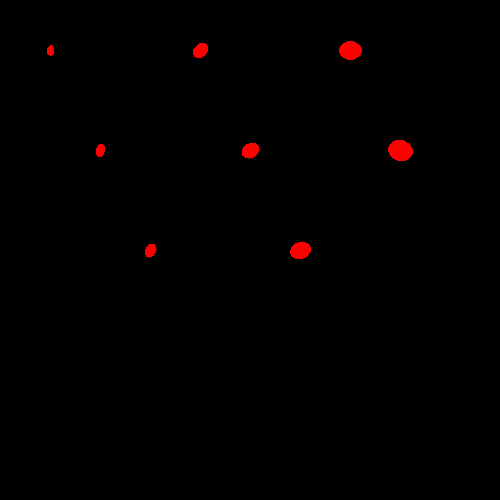
#> input picture src/perception/geometric_verification/test_markers.png, 500 x 500 px
$ python fiducial_detector.py
#> lines starting #> are read from the running program, lines starting #| are printed output that depends on the picture; after the words box and inside, x2 and y2 are one past the last pixel; in counts of white or black regions, pixels touching at a corner belong together
import cv2
from matplotlib import markers
import numpy as np
from scipy.spatial import distance

def detect_fiducial_markers(image_path, k_px=5):
    # 1. 이미지 로드
#> called with image_path = 'test_markers.png', k_px = 5
    img = cv2.imread(image_path)
#> img is the input picture: shape (500, 500, 3); mean B, G, R 0, 0, 1.7
    if img is None:
        raise ValueError("이미지를 찾을 수 없습니다.")

    # 2. HSV 색공간 변환
    hsv = cv2.cvtColor(img, cv2.COLOR_BGR2HSV)
#> hsv: shape (500, 500, 3); mean H, S, V 0, 1.7, 1.7

    # 3. 빨간색 마커 HSV 임계값 설정 (현재 이미지 기준)
    # 빨간색은 HSV 공간에서 Hue 값이 0 근처와 180 근처에 분포함
    lower_red1 = np.array([0, 100, 100])
    upper_red1 = np.array([10, 255, 255])
    lower_red2 = np.array([170, 100, 100])
    upper_red2 = np.array([180, 255, 255])

    mask = cv2.inRange(hsv, lower_red1, upper_red1) + cv2.inRange(hsv, lower_red2, upper_red2)
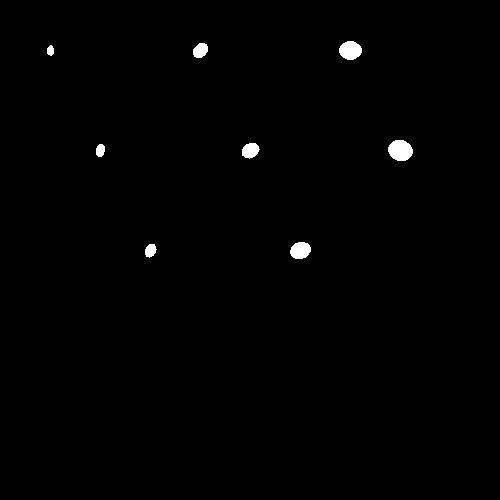
#> mask: shape (500, 500); 0.68% white; 8 white regions, largest, box (x1, y1, x2, y2) and area: (388, 140, 413, 161) 410, (339, 41, 362, 60) 335, (290, 242, 311, 259) 282

    # 4. 노이즈 제거 (Opening)
    kernel = np.ones((3,3), np.uint8)
    mask = cv2.morphologyEx(mask, cv2.MORPH_OPEN, kernel)
#> mask: shape (500, 500); 0.67% white; 8 white regions

    # 5. 외곽선(Contour) 검출
    contours, _ = cv2.findContours(mask, cv2.RETR_EXTERNAL, cv2.CHAIN_APPROX_SIMPLE)
#> contours = 8 contours; box (x1, y1, x2, y2) and area: (388, 140, 413, 161) 378, (339, 41, 362, 60) 306, (290, 242, 311, 259) 255, (242, 143, 259, 158) 186, (193, 43, 208, 58) 154, (145, 244, 156, 257) 100, (96, 144, 105, 157) 80, (47, 46, 54, 55) 44

    detected_markers = []
    output_img = img.copy()

    for cnt in contours:
        if len(cnt) < 5: continue # 최소한의 점이 있어야 타원 피팅 가능

        # 6. 타원 피팅
        ellipse = cv2.fitEllipse(cnt)
        (x, y), (ma, MA), angle = ellipse
        minor_axis = min(ma, MA)

        # 7. 기하학적 필터링 (단축 >= k_px)
        if minor_axis >= k_px:
            detected_markers.append({'center': (int(x), int(y)), 'minor_axis': minor_axis})
            # 시각화: 검출된 마커 표시
            cv2.ellipse(output_img, ellipse, (0, 255, 0), 2)
            cv2.circle(output_img, (int(x), int(y)), 2, (255, 0, 0), -1)
#> this loop made 8 passes
#> (x, y, ma, MA, angle, minor_axis) on passes 1 to 8: (150.1, 250, 10.01, 13.87, 26.76, 10.01), (300, 250, 16.18, 20.43, 71.33, 16.18), (99.92, 150, 8.33, 13.17, 13.06, 8.33), (250, 150.1, 13.85, 17.99, 58.35, 13.85), (400, 150, 20.25, 24.13, 108.5, 20.25), (50.02, 50.32, 7.09, 9.22, 1.54, 7.09), (199.9, 49.89, 12.82, 16.32, 45, 12.82), (350, 50, 17.85, 21.93, 90, 17.85)
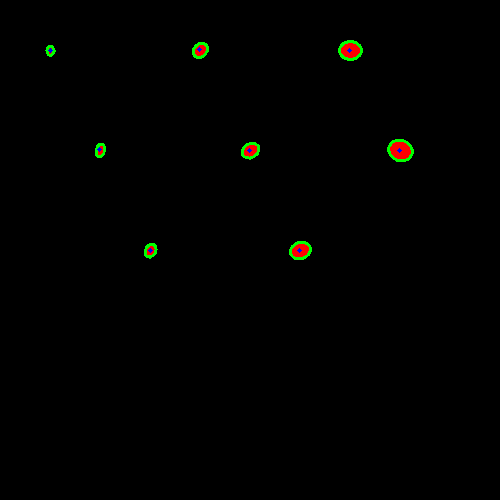
#> output_img: shape (500, 500, 3); 0.5% of pixels changed, all inside (x1, y1, x2, y2) = (45, 40, 414, 260)
#> after the loop, detected_markers = 8 items

    return detected_markers, output_img

def match_markers_to_ids(detected_markers, marker_db, threshold=20):
    if not detected_markers: return {}

    detected_points = [m['center'] for m in detected_markers]
    ref_ids = list(marker_db.keys())
    ref_points = list(marker_db.values())

    dist_matrix = distance.cdist(detected_points, ref_points, 'euclidean')

    assigned_ids = {}
    for i, detected_point in enumerate(detected_points):
        closest_ref_idx = np.argmin(dist_matrix[i])
        if dist_matrix[i][closest_ref_idx] < threshold:
            assigned_ids[ref_ids[closest_ref_idx]] = detected_point

    return assigned_ids

markers, result_img = detect_fiducial_markers('test_markers.png', k_px=5)
#> markers = 8 items

# fiducial_detector.py의 실행부(매칭 로직)에 추가할 marker_db
# 3D 좌표를 2D 이미지 좌표로 투영한 결과(예상값)를 담는 데이터베이스입니다.

marker_db = {
    'M_001': (150, 250), # ID 0 대응
    'M_002': (299, 250), # ID 1 대응
    'M_003': (99, 149),  # ID 2 대응
    'M_004': (249, 150), # ID 3 대응
    'M_005': (399, 150), # ID 4 대응
    'M_006': (50, 50),   # ID 5 대응
    'M_007': (199, 49),  # ID 6 대응
    'M_008': (349, 50),  # ID 7 대응
}

# 기하 매칭 수행
identified_markers = match_markers_to_ids(markers, marker_db)
#> in match_markers_to_ids, `detected_points = [m['center'] for m in detected_markers]`: detected_points = [(150, 250), (299, 250), (99, 149), (249, 150), (399, 150), (50, 50), (199, 49), (349, 50)]
#> the loop in match_markers_to_ids, `for i, detected_point in enumerate(detected_points):` made 8 passes
#> after the loop in match_markers_to_ids, `for i, detected_point in enumerate(detected_points):`: assigned_ids = {'M_001': (150, 250), 'M_002': (299, 250), 'M_003': (99, 149), 'M_004': (249, 150), 'M_005': (399, 150), 'M_006': (50, 50), 'M_007': (199, 49), 'M_008': (349, 50)}
#> identified_markers has the same summary as assigned_ids in match_markers_to_ids

print(f"검출된 마커 개수: {len(markers)}")
#| 검출된 마커 개수: 8
print(f"매칭된 마커 개수: {len(identified_markers)}")
#| 매칭된 마커 개수: 8

for marker_id, center in identified_markers.items():
    print(f"매칭 성공: {marker_id} -> 이미지 좌표 {center}")
#> this loop made 8 passes
#> (marker_id, center) on passes 1 to 8: ('M_001', (150, 250)), ('M_002', (299, 250)), ('M_003', (99, 149)), ('M_004', (249, 150)), ('M_005', (399, 150)), ('M_006', (50, 50)), ('M_007', (199, 49)), ('M_008', (349, 50))
#| 매칭 성공: M_001 -> 이미지 좌표 (150, 250)
#| 매칭 성공: M_002 -> 이미지 좌표 (299, 250)
#| 매칭 성공: M_003 -> 이미지 좌표 (99, 149)
#| 매칭 성공: M_004 -> 이미지 좌표 (249, 150)
#| 매칭 성공: M_005 -> 이미지 좌표 (399, 150)
#| 매칭 성공: M_006 -> 이미지 좌표 (50, 50)
#| 매칭 성공: M_007 -> 이미지 좌표 (199, 49)
#| 매칭 성공: M_008 -> 이미지 좌표 (349, 50)

cv2.imwrite('result_markers.png', result_img)
